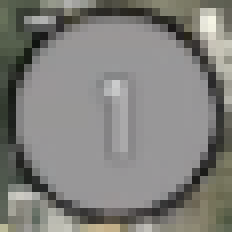
#> input picture templates/jugador_1.png, 29 x 29 px (shown 8 times larger); its folder holds 4 pictures in this run
$ python recortar_circulos.py
#> lines starting #> are read from the running program, lines starting #| are printed output that depends on the picture; after the words box and inside, x2 and y2 are one past the last pixel; in counts of white or black regions, pixels touching at a corner belong together
import cv2
import numpy as np
import os
import shutil

# Rutas
TEMPLATES_DIR = "templates"
BACKUP_DIR = "templates_respaldo"

def main():
    print("Iniciando recorte circular de plantillas...")

    # Crear carpeta de respaldo si no existe
    if not os.path.exists(BACKUP_DIR):
        os.makedirs(BACKUP_DIR)

    archivos = [f for f in os.listdir(TEMPLATES_DIR) if f.startswith("jugador_") and f.endswith(".png")]

    if not archivos:
        print("No se encontraron plantillas para procesar.")
        return

    for filename in archivos:
        filepath = os.path.join(TEMPLATES_DIR, filename)
        backup_path = os.path.join(BACKUP_DIR, filename)

        # 1. Hacer una copia de seguridad (solo si no existe ya)
        if not os.path.exists(backup_path):
            shutil.copy2(filepath, backup_path)

        # 2. Leer la imagen
        # Usamos cv2.IMREAD_UNCHANGED para mantener el canal Alpha si ya lo tiene
        img = cv2.imread(filepath, cv2.IMREAD_UNCHANGED)
#> img is the input picture: shape (29, 29, 4); mean B, G, R, A 124.3, 128.4, 128.9, 255

        if img is None:
            print(f"Error al leer {filename}")
            continue

        h, w = img.shape[:2]
#> h = 29; w = 29

        # Si la imagen no tiene canal alpha (transparencia), se lo agregamos
        if len(img.shape) == 3 and img.shape[2] == 3:
            img = cv2.cvtColor(img, cv2.COLOR_BGR2BGRA)

        # 3. Crear la mascara circular
        # Hacemos una matriz de ceros (completamente transparente)
        mascara = np.zeros((h, w), dtype=np.uint8)

        # Calculamos el centro y el radio
        centro_x, centro_y = w // 2, h // 2
#> centro_x = 14; centro_y = 14
        # El radio será un poquito menos de la mitad del ancho/alto para asegurar que quitamos los bordes
        radio = min(w, h) // 2
#> radio = 14

        # Dibujamos un círculo blanco (255) relleno en la máscara
        cv2.circle(mascara, (centro_x, centro_y), radio, 255, -1)
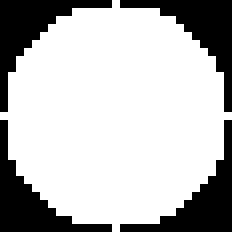
#> mascara: shape (29, 29) (shown 8 times larger); 72.9% white; 4 black regions, box (x1, y1, x2, y2) and area: (0, 0, 14, 14) 57, (15, 0, 29, 14) 57, (0, 15, 14, 29) 57, (15, 15, 29, 29) 57

        # 4. Aplicar la mascara al canal alpha de la imagen
        # El canal alpha es el indice 3 (BGRA: 0=B, 1=G, 2=R, 3=Alpha)
        img[:, :, 3] = mascara

        # 5. Guardar la imagen sobreescribiendo la original en /templates
        cv2.imwrite(filepath, img)
        print(f" -> {filename} recortado en círculo exitosamente.")

    print("\n¡Proceso terminado! Tus plantillas ahora son círculos perfectos con esquinas transparentes.")
    print(f"Nota: Se guardó una copia de tus imágenes originales cuadradas en la carpeta '{BACKUP_DIR}'.")

if __name__ == "__main__":
    main()
